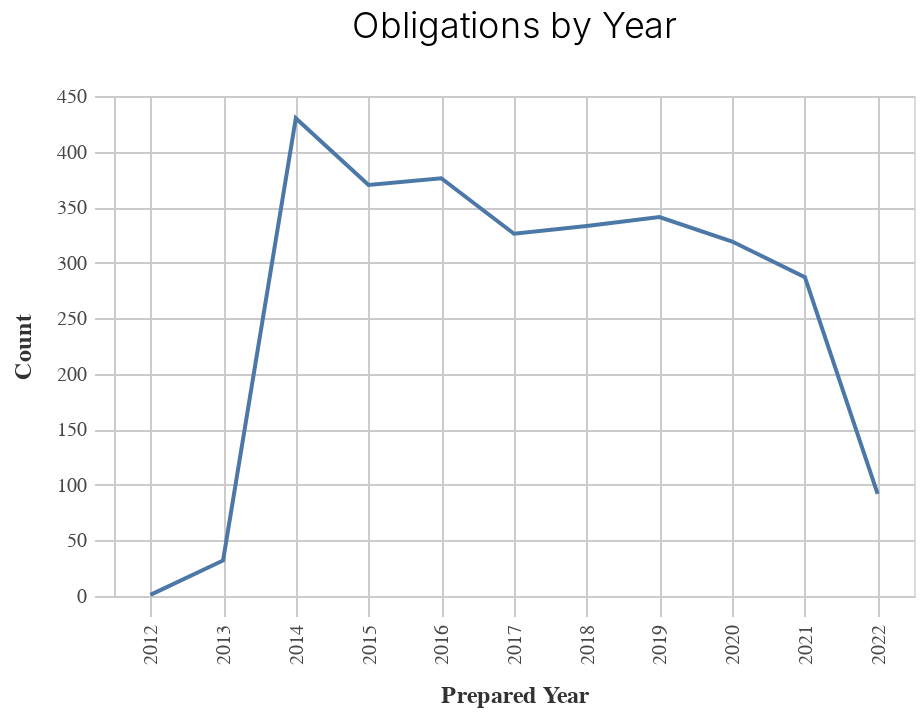
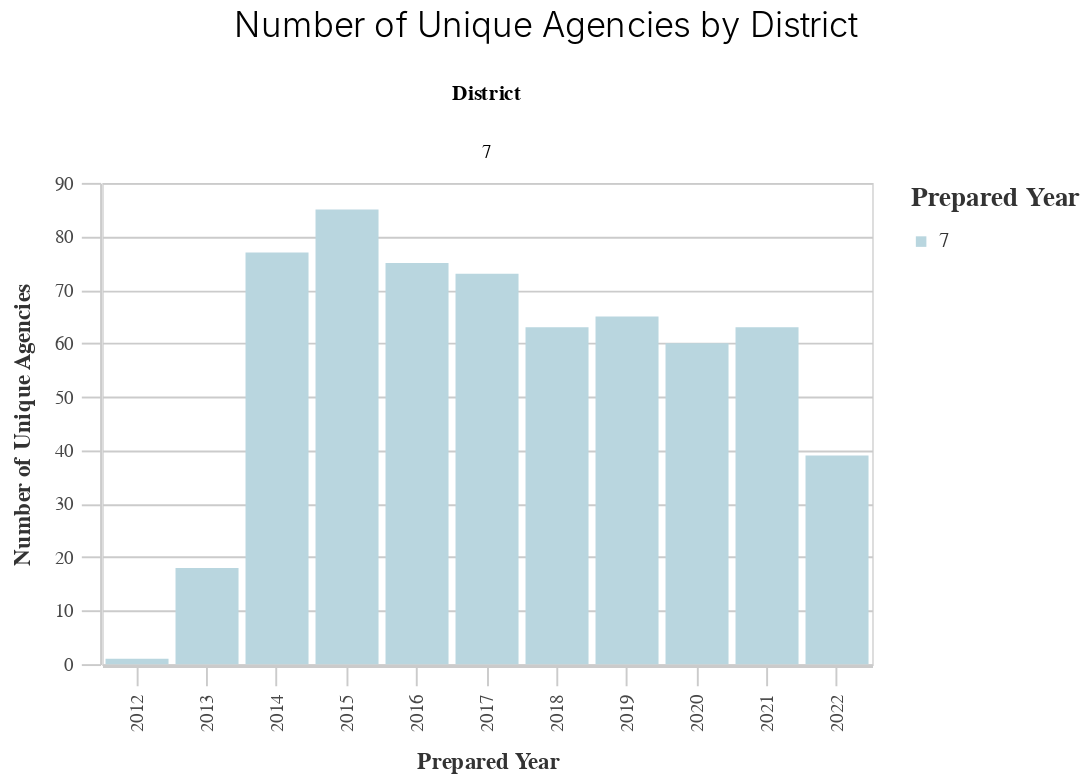
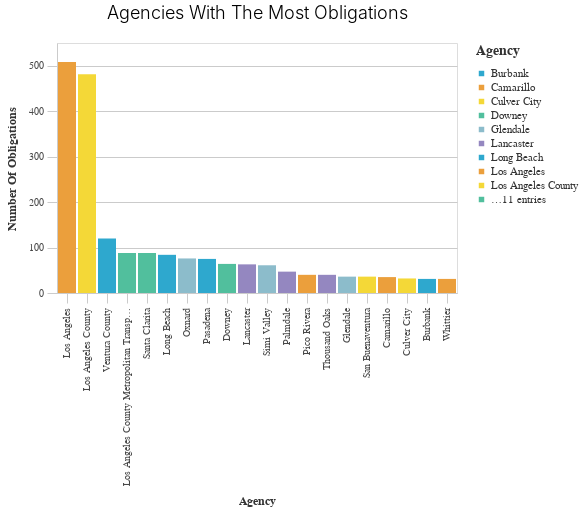
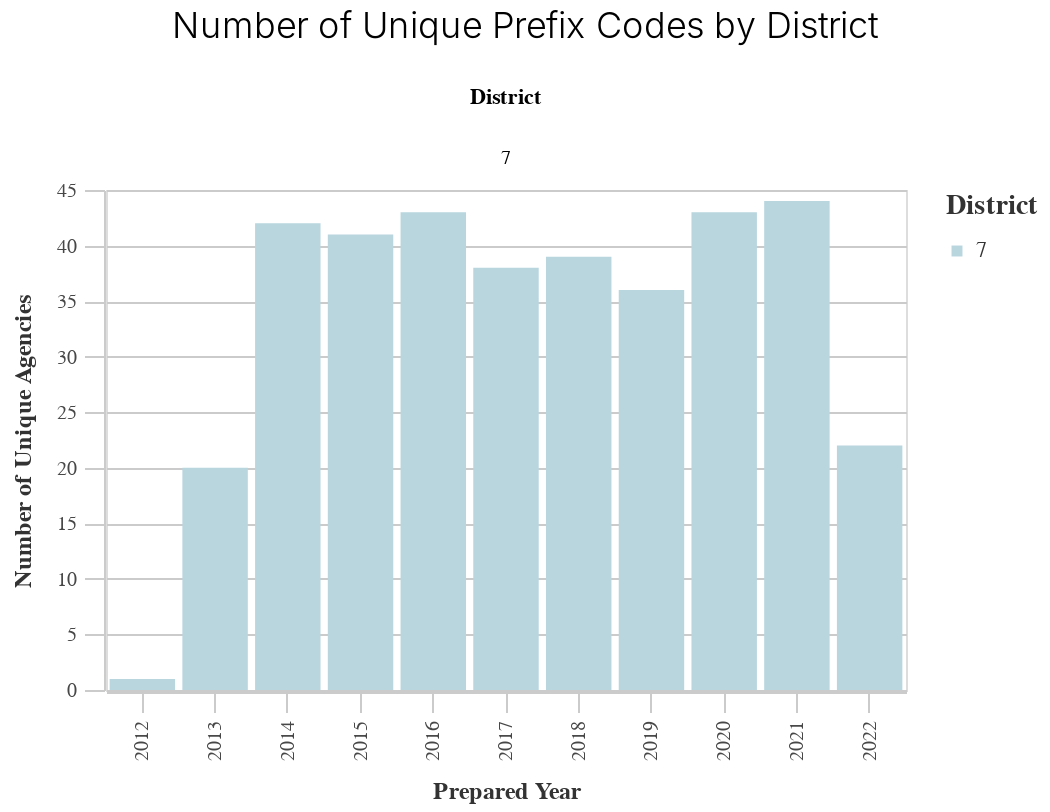

Notebook cell for these charts, in order:
### Code cell
make_charts(df, subset)

### Figure 1 — Vega-Lite specification as saved in the notebook (floating-point values rounded to 4 significant figures)
{"config": {"view": {"continuousWidth": 400, "continuousHeight": 300}, "axis": {"domainColor": "#cbcbcb", "grid": true, "gridColor": "#cbcbcb", "gridWidth": 1, "labelColor": "#474747", "labelFont": "Nunito Sans", "labelFontSize": 10, "labelPadding": 4, "tickColor": "#cbcbcb", "tickSize": 10, "titleColor": "#333", "titleFont": "Raleway", "titleFontSize": 12, "titlePadding": 10}, "axisBand": {"grid": false}, "background": "white", "font": "Raleway", "header": {"labelFont": "Nunito Sans", "titleFont": "Raleway"}, "legend": {"labelColor": "#333", "labelFont": "Nunito Sans", "labelFontSize": 11, "labelLimit": 0, "padding": 1, "symbolSize": 30, "symbolType": "square", "titleColor": "#333", "titleFont": "Raleway", "titleFontSize": 14, "titlePadding": 10}, "title": {"anchor": "middle", "font": "Raleway", "fontSize": 18, "fontWeight": 300, "offset": 20}}, "data": {"name": "data-e8ecb2f2937089f9efc041b18ebd8b85"}, "mark": "line", "encoding": {"tooltip": [{"field": "Year", "type": "quantitative"}, {"field": "count", "type": "quantitative"}], "x": {"field": "Year", "title": "Prepared Year", "type": "ordinal"}, "y": {"field": "count", "title": "Count", "type": "quantitative"}}, "height": 250, "title": "Obligations by Year", "width": 400, "$schema": "https://vega.github.io/schema/vega-lite/v4.17.0.json", "datasets": {"data-e8ecb2f2937089f9efc041b18ebd8b85": [{"Year": 2014.0, "count": 430, "variable": "prepared_y"}, {"Year": 2016.0, "count": 376, "variable": "prepared_y"}, {"Year": 2015.0, "count": 370, "variable": "prepared_y"}, {"Year": 2019.0, "count": 341, "variable": "prepared_y"}, {"Year": 2018.0, "count": 333, "variable": "prepared_y"}, {"Year": 2017.0, "count": 326, "variable": "prepared_y"}, {"Year": 2020.0, "count": 319, "variable": "prepared_y"}, {"Year": 2021.0, "count": 287, "variable": "prepared_y"}, {"Year": 2022.0, "count": 92, "variable": "prepared_y"}, {"Year": 2013.0, "count": 32, "variable": "prepared_y"}, {"Year": 2012.0, "count": 1, "variable": "prepared_y"}]}}

### Figure 2 — Vega-Lite specification as saved in the notebook (floating-point values rounded to 4 significant figures)
{"config": {"view": {"continuousWidth": 400, "continuousHeight": 300}, "axis": {"domainColor": "#cbcbcb", "grid": true, "gridColor": "#cbcbcb", "gridWidth": 1, "labelColor": "#474747", "labelFont": "Nunito Sans", "labelFontSize": 10, "labelPadding": 4, "tickColor": "#cbcbcb", "tickSize": 10, "titleColor": "#333", "titleFont": "Raleway", "titleFontSize": 12, "titlePadding": 10}, "axisBand": {"grid": false}, "background": "white", "font": "Raleway", "header": {"labelFont": "Nunito Sans", "titleFont": "Raleway"}, "legend": {"labelColor": "#333", "labelFont": "Nunito Sans", "labelFontSize": 11, "labelLimit": 0, "padding": 1, "symbolSize": 30, "symbolType": "square", "titleColor": "#333", "titleFont": "Raleway", "titleFontSize": 14, "titlePadding": 10}, "title": {"anchor": "middle", "font": "Raleway", "fontSize": 18, "fontWeight": 300, "offset": 20}}, "data": {"name": "data-e02297b194a58367aeb3cc793529ddd1"}, "mark": "bar", "encoding": {"color": {"field": "District", "legend": {"title": "Prepared Year"}, "scale": {"range": ["#B9D6DF", "#8CBCCB", "#2EA8CE", "#136C97", "#0B405B"]}, "type": "nominal"}, "column": {"field": "District", "type": "nominal"}, "tooltip": [{"field": "prepared_y", "type": "quantitative"}, {"field": "Count", "type": "quantitative"}], "x": {"field": "prepared_y", "title": "Prepared Year", "type": "ordinal"}, "y": {"field": "Count", "title": "Number of Unique Agencies", "type": "quantitative"}}, "height": 250, "title": "Number of Unique Agencies by District", "width": 400, "$schema": "https://vega.github.io/schema/vega-lite/v4.17.0.json", "datasets": {"data-e02297b194a58367aeb3cc793529ddd1": [{"prepared_y": 2022.0, "District": 7, "Count": 39}, {"prepared_y": 2021.0, "District": 7, "Count": 63}, {"prepared_y": 2020.0, "District": 7, "Count": 60}, {"prepared_y": 2019.0, "District": 7, "Count": 65}, {"prepared_y": 2018.0, "District": 7, "Count": 63}, {"prepared_y": 2017.0, "District": 7, "Count": 73}, {"prepared_y": 2016.0, "District": 7, "Count": 75}, {"prepared_y": 2015.0, "District": 7, "Count": 85}, {"prepared_y": 2014.0, "District": 7, "Count": 77}, {"prepared_y": 2013.0, "District": 7, "Count": 18}, {"prepared_y": 2012.0, "District": 7, "Count": 1}]}}

### Figure 3 — Vega-Lite specification as saved in the notebook (floating-point values rounded to 4 significant figures)
{"config": {"view": {"continuousWidth": 400, "continuousHeight": 300}, "axis": {"domainColor": "#cbcbcb", "grid": true, "gridColor": "#cbcbcb", "gridWidth": 1, "labelColor": "#474747", "labelFont": "Nunito Sans", "labelFontSize": 10, "labelPadding": 4, "tickColor": "#cbcbcb", "tickSize": 10, "titleColor": "#333", "titleFont": "Raleway", "titleFontSize": 12, "titlePadding": 10}, "axisBand": {"grid": false}, "background": "white", "font": "Raleway", "header": {"labelFont": "Nunito Sans", "titleFont": "Raleway"}, "legend": {"labelColor": "#333", "labelFont": "Nunito Sans", "labelFontSize": 11, "labelLimit": 0, "padding": 1, "symbolSize": 30, "symbolType": "square", "titleColor": "#333", "titleFont": "Raleway", "titleFontSize": 14, "titlePadding": 10}, "title": {"anchor": "middle", "font": "Raleway", "fontSize": 18, "fontWeight": 300, "offset": 20}}, "data": {"name": "data-533c77f866123cf8e0e4c731a6edce06"}, "mark": "bar", "encoding": {"color": {"field": "Agency", "legend": {"symbolLimit": 10, "title": "Agency"}, "scale": {"range": ["#2EA8CE", "#EB9F3C", "#F4D837", "#51BF9D", "#8CBCCB", "#9487C0"]}, "type": "nominal"}, "tooltip": [{"field": "Agency", "type": "nominal"}, {"field": "Number of Obligations", "type": "quantitative"}], "x": {"field": "Agency", "sort": "-y", "title": "Agency", "type": "nominal"}, "y": {"field": "Number of Obligations", "title": "Number Of Obligations", "type": "quantitative"}}, "height": 250, "title": "Agencies With The Most Obligations", "width": 400, "$schema": "https://vega.github.io/schema/vega-lite/v4.17.0.json", "datasets": {"data-533c77f866123cf8e0e4c731a6edce06": [{"Agency": "Los Angeles", "Number of Obligations": 508, "variable": "primary_agency_name"}, {"Agency": "Los Angeles County", "Number of Obligations": 481, "variable": "primary_agency_name"}, {"Agency": "Ventura County", "Number of Obligations": 120, "variable": "primary_agency_name"}, {"Agency": "Los Angeles County Metropolitan Transportation Authority", "Number of Obligations": 88, "variable": "primary_agency_name"}, {"Agency": "Santa Clarita", "Number of Obligations": 88, "variable": "primary_agency_name"}, {"Agency": "Long Beach", "Number of Obligations": 84, "variable": "primary_agency_name"}, {"Agency": "Oxnard", "Number of Obligations": 76, "variable": "primary_agency_name"}, {"Agency": "Pasadena", "Number of Obligations": 75, "variable": "primary_agency_name"}, {"Agency": "Downey", "Number of Obligations": 64, "variable": "primary_agency_name"}, {"Agency": "Lancaster", "Number of Obligations": 63, "variable": "primary_agency_name"}, {"Agency": "Simi Valley", "Number of Obligations": 61, "variable": "primary_agency_name"}, {"Agency": "Palmdale", "Number of Obligations": 47, "variable": "primary_agency_name"}, {"Agency": "Pico Rivera", "Number of Obligations": 40, "variable": "primary_agency_name"}, {"Agency": "Thousand Oaks", "Number of Obligations": 40, "variable": "primary_agency_name"}, {"Agency": "Glendale", "Number of Obligations": 36, "variable": "primary_agency_name"}, {"Agency": "San Buenaventura", "Number of Obligations": 36, "variable": "primary_agency_name"}, {"Agency": "Camarillo", "Number of Obligations": 35, "variable": "primary_agency_name"}, {"Agency": "Culver City", "Number of Obligations": 32, "variable": "primary_agency_name"}, {"Agency": "Burbank", "Number of Obligations": 31, "variable": "primary_agency_name"}, {"Agency": "Whittier", "Number of Obligations": 31, "variable": "primary_agency_name"}]}}

### Figure 4 — Vega-Lite specification as saved in the notebook (floating-point values rounded to 4 significant figures)
{"config": {"view": {"continuousWidth": 400, "continuousHeight": 300}, "axis": {"domainColor": "#cbcbcb", "grid": true, "gridColor": "#cbcbcb", "gridWidth": 1, "labelColor": "#474747", "labelFont": "Nunito Sans", "labelFontSize": 10, "labelPadding": 4, "tickColor": "#cbcbcb", "tickSize": 10, "titleColor": "#333", "titleFont": "Raleway", "titleFontSize": 12, "titlePadding": 10}, "axisBand": {"grid": false}, "background": "white", "font": "Raleway", "header": {"labelFont": "Nunito Sans", "titleFont": "Raleway"}, "legend": {"labelColor": "#333", "labelFont": "Nunito Sans", "labelFontSize": 11, "labelLimit": 0, "padding": 1, "symbolSize": 30, "symbolType": "square", "titleColor": "#333", "titleFont": "Raleway", "titleFontSize": 14, "titlePadding": 10}, "title": {"anchor": "middle", "font": "Raleway", "fontSize": 18, "fontWeight": 300, "offset": 20}}, "data": {"name": "data-e869c46cb08cc34c8e0df7dd00c9e024"}, "mark": "bar", "encoding": {"color": {"field": "District", "legend": {"title": "District"}, "scale": {"range": ["#B9D6DF", "#8CBCCB", "#2EA8CE", "#136C97", "#0B405B"]}, "type": "nominal"}, "column": {"field": "District", "type": "nominal"}, "tooltip": [{"field": "prepared_y", "type": "quantitative"}, {"field": "Count", "type": "quantitative"}], "x": {"field": "prepared_y", "title": "Prepared Year", "type": "ordinal"}, "y": {"field": "Count", "title": "Number of Unique Agencies", "type": "quantitative"}}, "height": 250, "title": "Number of Unique Prefix Codes by District", "width": 400, "$schema": "https://vega.github.io/schema/vega-lite/v4.17.0.json", "datasets": {"data-e869c46cb08cc34c8e0df7dd00c9e024": [{"prepared_y": 2022.0, "District": 7, "Count": 22}, {"prepared_y": 2021.0, "District": 7, "Count": 44}, {"prepared_y": 2020.0, "District": 7, "Count": 43}, {"prepared_y": 2019.0, "District": 7, "Count": 36}, {"prepared_y": 2018.0, "District": 7, "Count": 39}, {"prepared_y": 2017.0, "District": 7, "Count": 38}, {"prepared_y": 2016.0, "District": 7, "Count": 43}, {"prepared_y": 2015.0, "District": 7, "Count": 41}, {"prepared_y": 2014.0, "District": 7, "Count": 42}, {"prepared_y": 2013.0, "District": 7, "Count": 20}, {"prepared_y": 2012.0, "District": 7, "Count": 1}]}}
